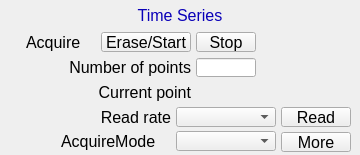
        <widget class="PyDMFrame" name="composite_1">
          <property name="geometry">
            <rect>
              <x>285</x>
              <y>275</y>
              <width>360</width>
              <height>155</height>
            </rect>
          </property>
          <property name="sizePolicy">
            <sizepolicy hsizetype="Ignored" vsizetype="Ignored">
              <horstretch>0</horstretch>
              <verstretch>0</verstretch>
            </sizepolicy>
          </property>
          <layout class="QGridLayout" name="gridLayout_2" columnstretch="26,5,30,20,15,5,19,5,46,5,15,5,39,5,16,5,15,5,5,65,9" rowstretch="5,20,1,6,1,18,1,5,1,19,5,1,18,1,5,20,4,1,19,1,3">
            <property name="leftMargin">
              <number>0</number>
            </property>
            <property name="topMargin">
              <number>0</number>
            </property>
            <property name="rightMargin">
              <number>0</number>
            </property>
            <property name="bottomMargin">
              <number>0</number>
            </property>
            <property name="horizontalSpacing">
              <number>0</number>
            </property>
            <property name="verticalSpacing">
              <number>0</number>
            </property>
            <item row="1" column="7" rowspan="2" colspan="7">
              <widget class="PyDMDrawingRectangle" name="rectangle_2">
                <property name="geometry">
                  <rect>
                    <x>120</x>
                    <y>5</y>
                    <width>120</width>
                    <height>21</height>
                  </rect>
                </property>
                <property name="sizePolicy">
                  <sizepolicy hsizetype="Ignored" vsizetype="Ignored">
                    <horstretch>0</horstretch>
                    <verstretch>0</verstretch>
                  </sizepolicy>
                </property>
                <property name="brush" stdset="0">
                  <brush brushstyle="SolidPattern">
                    <color alpha="255">
                      <red>218</red>
                      <green>218</green>
                      <blue>218</blue>
                    </color>
                  </brush>
                </property>
                <property name="penStyle" stdset="0">
                  <enum>Qt::SolidLine</enum>
                </property>
                <property name="penColor" stdset="0">
                  <color>
                    <red>218</red>
                    <green>218</green>
                    <blue>218</blue>
                  </color>
                </property>
                <property name="penWidth" stdset="0">
                  <double>0</double>
                </property>
                <property name="penCapStyle" stdset="0">
                  <enum>Qt::FlatCap</enum>
                </property>
                <property name="toolTip">
                  <string>rectangle_2</string>
                </property>
              </widget>
            </item>
            <item row="0" column="0" rowspan="21" colspan="21">
              <widget class="PyDMDrawingRectangle" name="rectangle_3">
                <property name="geometry">
                  <rect>
                    <x>0</x>
                    <y>0</y>
                    <width>360</width>
                    <height>155</height>
                  </rect>
                </property>
                <property name="sizePolicy">
                  <sizepolicy hsizetype="Ignored" vsizetype="Ignored">
                    <horstretch>0</horstretch>
                    <verstretch>0</verstretch>
                  </sizepolicy>
                </property>
                <property name="brush" stdset="0">
                  <brush brushstyle="NoBrush">
                    <color alpha="255">
                      <red>0</red>
                      <green>0</green>
                      <blue>0</blue>
                    </color>
                  </brush>
                </property>
                <property name="penStyle" stdset="0">
                  <enum>Qt::SolidLine</enum>
                </property>
                <property name="penColor" stdset="0">
                  <color>
                    <red>0</red>
                    <green>0</green>
                    <blue>0</blue>
                  </color>
                </property>
                <property name="penWidth" stdset="0">
                  <double>1</double>
                </property>
                <property name="penCapStyle" stdset="0">
                  <enum>Qt::FlatCap</enum>
                </property>
                <property name="toolTip">
                  <string>rectangle_3</string>
                </property>
              </widget>
            </item>
            <item row="1" column="8" colspan="5">
              <widget class="QLabel" name="text_13">
                <property name="geometry">
                  <rect>
                    <x>125</x>
                    <y>5</y>
                    <width>110</width>
                    <height>20</height>
                  </rect>
                </property>
                <property name="sizePolicy">
                  <sizepolicy hsizetype="Ignored" vsizetype="Ignored">
                    <horstretch>0</horstretch>
                    <verstretch>0</verstretch>
                  </sizepolicy>
                </property>
                <property name="text">
                  <string>Time Series</string>
                </property>
                <property name="font">
                  <font>
                    <pointsize>12</pointsize>
                  </font>
                </property>
                <property name="brush" stdset="0">
                  <brush brushstyle="SolidPattern">
                    <color alpha="255">
                      <red>10</red>
                      <green>0</green>
                      <blue>184</blue>
                    </color>
                  </brush>
                </property>
                <property name="toolTip">
                  <string>text_13</string>
                </property>
                <property name="alignment">
                  <set>Qt::AlignCenter</set>
                </property>
                <property name="styleSheet">
                  <string notr="true">QLabel#text_13 {
  color: rgb(10, 0, 184);
  }</string>
                </property>
              </widget>
            </item>
            <item row="11" column="3" rowspan="3" colspan="8">
              <widget class="QLabel" name="text_14">
                <property name="geometry">
                  <rect>
                    <x>61</x>
                    <y>82</y>
                    <width>130</width>
                    <height>20</height>
                  </rect>
                </property>
                <property name="sizePolicy">
                  <sizepolicy hsizetype="Ignored" vsizetype="Ignored">
                    <horstretch>0</horstretch>
                    <verstretch>0</verstretch>
                  </sizepolicy>
                </property>
                <property name="text">
                  <string>Current point</string>
                </property>
                <property name="font">
                  <font>
                    <pointsize>12</pointsize>
                  </font>
                </property>
                <property name="brush" stdset="0">
                  <brush brushstyle="SolidPattern">
                    <color alpha="255">
                      <red>0</red>
                      <green>0</green>
                      <blue>0</blue>
                    </color>
                  </brush>
                </property>
                <property name="toolTip">
                  <string>text_14</string>
                </property>
                <property name="alignment">
                  <set>Qt::AlignRight|Qt::AlignTrailing|Qt::AlignVCenter</set>
                </property>
                <property name="styleSheet">
                  <string notr="true">QLabel#text_14 {
  color: rgb(0, 0, 0);
  }</string>
                </property>
              </widget>
            </item>
            <item row="12" column="12" colspan="7">
              <widget class="PyDMLabel" name="text_update_24">
                <property name="geometry">
                  <rect>
                    <x>196</x>
                    <y>83</y>
                    <width>90</width>
                    <height>18</height>
                  </rect>
                </property>
                <property name="sizePolicy">
                  <sizepolicy hsizetype="Ignored" vsizetype="Ignored">
                    <horstretch>0</horstretch>
                    <verstretch>0</verstretch>
                  </sizepolicy>
                </property>
                <property name="toolTip">
                  <string>PV: ${P}${R}TS:TSCurrentPoint</string>
                </property>
                <property name="channel" stdset="0">
                  <string>ca://${P}${R}TS:TSCurrentPoint</string>
                </property>
                <property name="font">
                  <font>
                    <pointsize>10</pointsize>
                  </font>
                </property>
                <property name="alignment">
                  <set>Qt::AlignLeading|Qt::AlignLeft|Qt::AlignVCenter</set>
                </property>
                <property name="textInteractionFlags">
                  <set>Qt::TextSelectableByKeyboard|Qt::TextSelectableByMouse</set>
                </property>
                <property name="styleSheet">
                  <string notr="true">PyDMLabel#text_update_24 {
  color: rgb(10, 0, 184);
  background-color: rgb(187, 187, 187);
  }</string>
                </property>
              </widget>
            </item>
            <item row="15" column="10" colspan="7">
              <widget class="PyDMEnumComboBox" name="menu">
                <property name="geometry">
                  <rect>
                    <x>176</x>
                    <y>107</y>
                    <width>100</width>
                    <height>20</height>
                  </rect>
                </property>
                <property name="sizePolicy">
                  <sizepolicy hsizetype="Ignored" vsizetype="Ignored">
                    <horstretch>0</horstretch>
                    <verstretch>0</verstretch>
                  </sizepolicy>
                </property>
                <property name="toolTip">
                  <string>${P}${R}TS:TSRead.SCAN</string>
                </property>
                <property name="channel" stdset="0">
                  <string>ca://${P}${R}TS:TSRead.SCAN</string>
                </property>
                <property name="font">
                  <font>
                    <pointsize>12</pointsize>
                  </font>
                </property>
                <property name="styleSheet">
                  <string notr="true">PyDMEnumComboBox#menu {
  color: rgb(0, 0, 0);
  background-color: rgb(115, 223, 255);
  }</string>
                </property>
              </widget>
            </item>
            <item row="15" column="18" colspan="2">
              <widget class="PyDMPushButton" name="message_button">
                <property name="geometry">
                  <rect>
                    <x>281</x>
                    <y>107</y>
                    <width>70</width>
                    <height>20</height>
                  </rect>
                </property>
                <property name="sizePolicy">
                  <sizepolicy hsizetype="Ignored" vsizetype="Ignored">
                    <horstretch>0</horstretch>
                    <verstretch>0</verstretch>
                  </sizepolicy>
                </property>
                <property name="text">
                  <string>Read</string>
                </property>
                <property name="font">
                  <font>
                    <pointsize>12</pointsize>
                  </font>
                </property>
                <property name="toolTip">
                  <string>${P}${R}TS:TSRead.PROC</string>
                </property>
                <property name="channel" stdset="0">
                  <string>ca://${P}${R}TS:TSRead.PROC</string>
                </property>
                <property name="pressValue" stdset="0">
                  <string>1</string>
                </property>
                <property name="styleSheet">
                  <string notr="true">PyDMPushButton#message_button {
  color: rgb(0, 0, 0);
  background-color: rgb(115, 223, 255);
  }</string>
                </property>
              </widget>
            </item>
            <item row="15" column="4" colspan="5">
              <widget class="QLabel" name="text_15">
                <property name="geometry">
                  <rect>
                    <x>81</x>
                    <y>107</y>
                    <width>90</width>
                    <height>20</height>
                  </rect>
                </property>
                <property name="sizePolicy">
                  <sizepolicy hsizetype="Ignored" vsizetype="Ignored">
                    <horstretch>0</horstretch>
                    <verstretch>0</verstretch>
                  </sizepolicy>
                </property>
                <property name="text">
                  <string>Read rate</string>
                </property>
                <property name="font">
                  <font>
                    <pointsize>12</pointsize>
                  </font>
                </property>
                <property name="brush" stdset="0">
                  <brush brushstyle="SolidPattern">
                    <color alpha="255">
                      <red>0</red>
                      <green>0</green>
                      <blue>0</blue>
                    </color>
                  </brush>
                </property>
                <property name="toolTip">
                  <string>text_15</string>
                </property>
                <property name="alignment">
                  <set>Qt::AlignRight|Qt::AlignTrailing|Qt::AlignVCenter</set>
                </property>
                <property name="styleSheet">
                  <string notr="true">QLabel#text_15 {
  color: rgb(0, 0, 0);
  }</string>
                </property>
              </widget>
            </item>
            <item row="9" column="12" colspan="3">
              <widget class="PyDMLineEdit" name="text_entry_8">
                <property name="geometry">
                  <rect>
                    <x>196</x>
                    <y>58</y>
                    <width>60</width>
                    <height>19</height>
                  </rect>
                </property>
                <property name="sizePolicy">
                  <sizepolicy hsizetype="Ignored" vsizetype="Ignored">
                    <horstretch>0</horstretch>
                    <verstretch>0</verstretch>
                  </sizepolicy>
                </property>
                <property name="channel" stdset="0">
                  <string>ca://${P}${R}TS:TSNumPoints</string>
                </property>
                <property name="toolTip">
                  <string>${P}${R}TS:TSNumPoints</string>
                </property>
                <property name="font">
                  <font>
                    <pointsize>11</pointsize>
                  </font>
                </property>
                <property name="styleSheet">
                  <string notr="true">PyDMLineEdit#text_entry_8 {
  color: rgb(0, 0, 0);
  background-color: rgb(115, 223, 255);
  border: 1px solid black;
  margin: 0px;
  padding: 0px;
  spacing: 0px;
  }</string>
                </property>
              </widget>
            </item>
            <item row="8" column="2" rowspan="2" colspan="9">
              <widget class="QLabel" name="text_16">
                <property name="geometry">
                  <rect>
                    <x>31</x>
                    <y>57</y>
                    <width>160</width>
                    <height>20</height>
                  </rect>
                </property>
                <property name="sizePolicy">
                  <sizepolicy hsizetype="Ignored" vsizetype="Ignored">
                    <horstretch>0</horstretch>
                    <verstretch>0</verstretch>
                  </sizepolicy>
                </property>
                <property name="text">
                  <string>Number of points</string>
                </property>
                <property name="font">
                  <font>
                    <pointsize>12</pointsize>
                  </font>
                </property>
                <property name="brush" stdset="0">
                  <brush brushstyle="SolidPattern">
                    <color alpha="255">
                      <red>0</red>
                      <green>0</green>
                      <blue>0</blue>
                    </color>
                  </brush>
                </property>
                <property name="toolTip">
                  <string>text_16</string>
                </property>
                <property name="alignment">
                  <set>Qt::AlignRight|Qt::AlignTrailing|Qt::AlignVCenter</set>
                </property>
                <property name="styleSheet">
                  <string notr="true">QLabel#text_16 {
  color: rgb(0, 0, 0);
  }</string>
                </property>
              </widget>
            </item>
            <item row="4" column="6" rowspan="3" colspan="5">
              <widget class="PyDMPushButton" name="message_button_1">
                <property name="geometry">
                  <rect>
                    <x>101</x>
                    <y>32</y>
                    <width>90</width>
                    <height>20</height>
                  </rect>
                </property>
                <property name="sizePolicy">
                  <sizepolicy hsizetype="Ignored" vsizetype="Ignored">
                    <horstretch>0</horstretch>
                    <verstretch>0</verstretch>
                  </sizepolicy>
                </property>
                <property name="text">
                  <string>Erase/Start</string>
                </property>
                <property name="font">
                  <font>
                    <pointsize>12</pointsize>
                  </font>
                </property>
                <property name="toolTip">
                  <string>${P}${R}TS:TSAcquire</string>
                </property>
                <property name="channel" stdset="0">
                  <string>ca://${P}${R}TS:TSAcquire</string>
                </property>
                <property name="pressValue" stdset="0">
                  <string>1</string>
                </property>
                <property name="styleSheet">
                  <string notr="true">PyDMPushButton#message_button_1 {
  color: rgb(0, 0, 0);
  background-color: rgb(115, 223, 255);
  }</string>
                </property>
              </widget>
            </item>
            <item row="4" column="12" rowspan="3" colspan="3">
              <widget class="PyDMPushButton" name="message_button_2">
                <property name="geometry">
                  <rect>
                    <x>196</x>
                    <y>32</y>
                    <width>60</width>
                    <height>20</height>
                  </rect>
                </property>
                <property name="sizePolicy">
                  <sizepolicy hsizetype="Ignored" vsizetype="Ignored">
                    <horstretch>0</horstretch>
                    <verstretch>0</verstretch>
                  </sizepolicy>
                </property>
                <property name="text">
                  <string>Stop</string>
                </property>
                <property name="font">
                  <font>
                    <pointsize>12</pointsize>
                  </font>
                </property>
                <property name="toolTip">
                  <string>${P}${R}TS:TSAcquire</string>
                </property>
                <property name="channel" stdset="0">
                  <string>ca://${P}${R}TS:TSAcquire</string>
                </property>
                <property name="pressValue" stdset="0">
                  <string>0</string>
                </property>
                <property name="styleSheet">
                  <string notr="true">PyDMPushButton#message_button_2 {
  color: rgb(0, 0, 0);
  background-color: rgb(115, 223, 255);
  }</string>
                </property>
              </widget>
            </item>
            <item row="5" column="16" colspan="4">
              <widget class="PyDMLabel" name="text_update_25">
                <property name="geometry">
                  <rect>
                    <x>261</x>
                    <y>33</y>
                    <width>90</width>
                    <height>18</height>
                  </rect>
                </property>
                <property name="sizePolicy">
                  <sizepolicy hsizetype="Ignored" vsizetype="Ignored">
                    <horstretch>0</horstretch>
                    <verstretch>0</verstretch>
                  </sizepolicy>
                </property>
                <property name="toolTip">
                  <string>PV: ${P}${R}TS:TSAcquiring</string>
                </property>
                <property name="channel" stdset="0">
                  <string>ca://${P}${R}TS:TSAcquiring</string>
                </property>
                <property name="displayFormat" stdset="0">
                  <enum>PyDMLabel::String</enum>
                </property>
                <property name="font">
                  <font>
                    <pointsize>10</pointsize>
                  </font>
                </property>
                <property name="alignment">
                  <set>Qt::AlignLeading|Qt::AlignLeft|Qt::AlignVCenter</set>
                </property>
                <property name="textInteractionFlags">
                  <set>Qt::TextSelectableByKeyboard|Qt::TextSelectableByMouse</set>
                </property>
                <property name="styleSheet">
                  <string notr="true">PyDMLabel#text_update_25 {
  color: rgb(10, 0, 184);
  background-color: rgb(70, 70, 70);
  }</string>
                </property>
              </widget>
            </item>
            <item row="4" column="1" rowspan="3" colspan="4">
              <widget class="QLabel" name="text_17">
                <property name="geometry">
                  <rect>
                    <x>26</x>
                    <y>32</y>
                    <width>70</width>
                    <height>20</height>
                  </rect>
                </property>
                <property name="sizePolicy">
                  <sizepolicy hsizetype="Ignored" vsizetype="Ignored">
                    <horstretch>0</horstretch>
                    <verstretch>0</verstretch>
                  </sizepolicy>
                </property>
                <property name="text">
                  <string>Acquire</string>
                </property>
                <property name="font">
                  <font>
                    <pointsize>12</pointsize>
                  </font>
                </property>
                <property name="brush" stdset="0">
                  <brush brushstyle="SolidPattern">
                    <color alpha="255">
                      <red>0</red>
                      <green>0</green>
                      <blue>0</blue>
                    </color>
                  </brush>
                </property>
                <property name="toolTip">
                  <string>text_17</string>
                </property>
                <property name="alignment">
                  <set>Qt::AlignLeading|Qt::AlignLeft|Qt::AlignVCenter</set>
                </property>
                <property name="styleSheet">
                  <string notr="true">QLabel#text_17 {
  color: rgb(0, 0, 0);
  }</string>
                </property>
              </widget>
            </item>
            <item row="18" column="18" rowspan="2" colspan="2">
              <widget class="PyDMRelatedDisplayButton" name="related_display_8">
                <property name="geometry">
                  <rect>
                    <x>281</x>
                    <y>132</y>
                    <width>70</width>
                    <height>20</height>
                  </rect>
                </property>
                <property name="sizePolicy">
                  <sizepolicy hsizetype="Ignored" vsizetype="Ignored">
                    <horstretch>0</horstretch>
                    <verstretch>0</verstretch>
                  </sizepolicy>
                </property>
                <property name="toolTip">
                  <string>More</string>
                </property>
                <property name="text">
                  <string>More</string>
                </property>
                <property name="showIcon" stdset="0">
                  <bool>true</bool>
                </property>
                <property name="font">
                  <font>
                    <pointsize>12</pointsize>
                  </font>
                </property>
                <property name="styleSheet">
                  <string notr="true">PyDMRelatedDisplayButton#related_display_8 {
  color: rgb(0, 0, 0);
  background-color: rgb(115, 223, 255);
  }</string>
                </property>
                <property name="titles" stdset="0">
                  <stringlist>
                    <string>Time series control</string>
                  </stringlist>
                </property>
                <property name="filenames" stdset="0">
                  <stringlist>
                    <string>NDPluginTimeSeries.ui</string>
                  </stringlist>
                </property>
                <property name="macros" stdset="0">
                  <stringlist>
                    <string>P=${P},R=${R}TS:</string>
                  </stringlist>
                </property>
                <property name="openInNewWindow" stdset="0">
                  <bool>true</bool>
                </property>
              </widget>
            </item>
            <item row="17" column="3" rowspan="2" colspan="6">
              <widget class="QLabel" name="text_18">
                <property name="geometry">
                  <rect>
                    <x>61</x>
                    <y>131</y>
                    <width>110</width>
                    <height>20</height>
                  </rect>
                </property>
                <property name="sizePolicy">
                  <sizepolicy hsizetype="Ignored" vsizetype="Ignored">
                    <horstretch>0</horstretch>
                    <verstretch>0</verstretch>
                  </sizepolicy>
                </property>
                <property name="text">
                  <string>AcquireMode</string>
                </property>
                <property name="font">
                  <font>
                    <pointsize>12</pointsize>
                  </font>
                </property>
                <property name="brush" stdset="0">
                  <brush brushstyle="SolidPattern">
                    <color alpha="255">
                      <red>0</red>
                      <green>0</green>
                      <blue>0</blue>
                    </color>
                  </brush>
                </property>
                <property name="toolTip">
                  <string>text_18</string>
                </property>
                <property name="alignment">
                  <set>Qt::AlignLeading|Qt::AlignLeft|Qt::AlignVCenter</set>
                </property>
                <property name="styleSheet">
                  <string notr="true">QLabel#text_18 {
  color: rgb(0, 0, 0);
  }</string>
                </property>
              </widget>
            </item>
            <item row="17" column="10" rowspan="2" colspan="7">
              <widget class="PyDMEnumComboBox" name="menu_1">
                <property name="geometry">
                  <rect>
                    <x>176</x>
                    <y>131</y>
                    <width>100</width>
                    <height>20</height>
                  </rect>
                </property>
                <property name="sizePolicy">
                  <sizepolicy hsizetype="Ignored" vsizetype="Ignored">
                    <horstretch>0</horstretch>
                    <verstretch>0</verstretch>
                  </sizepolicy>
                </property>
                <property name="toolTip">
                  <string>${P}${R}TS:TSAcquireMode</string>
                </property>
                <property name="channel" stdset="0">
                  <string>ca://${P}${R}TS:TSAcquireMode</string>
                </property>
                <property name="font">
                  <font>
                    <pointsize>12</pointsize>
                  </font>
                </property>
                <property name="styleSheet">
                  <string notr="true">PyDMEnumComboBox#menu_1 {
  color: rgb(0, 0, 0);
  background-color: rgb(115, 223, 255);
  }</string>
                </property>
              </widget>
            </item>
          </layout>
        </widget>
